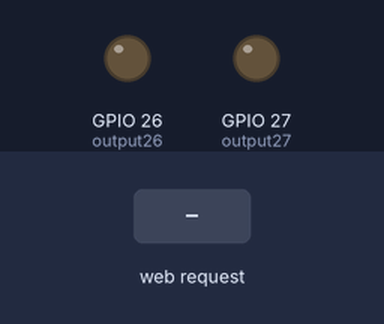
A program run on a simulated ESP32. Shown: output pins drawn as LEDs (lit = HIGH). The test bench sets the inputs (shaded band). Storage starts empty; what the program prints to the serial monitor is not drawn.

Above: at 1.2 s.
1.3 s: HTTP request GET /?26=on received
At 2.1 s:
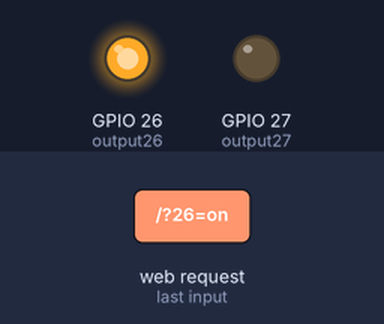
2.8 s: HTTP request GET /?27=on received
At 3.3 s:
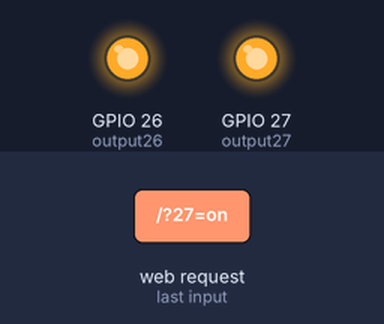
4.3 s: HTTP request GET /?26=off received
At 5.5 s:
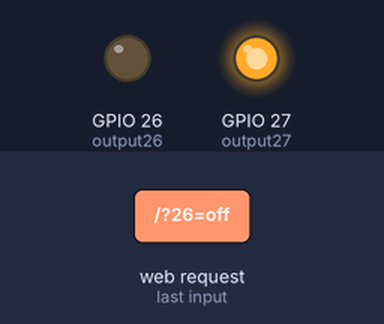
5.8 s: HTTP request GET /?27=off received
At 6.7 s:
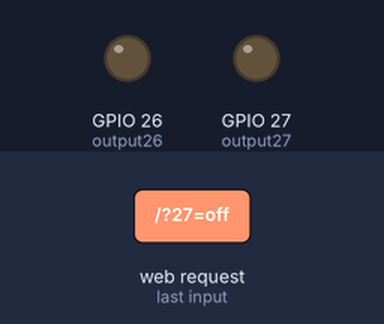
Timing chart, 0 to 8.3 s (numbered marks = the images above; inputs shaded):
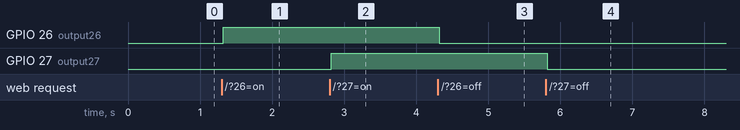

The program:

main.cpp
```cpp
/*********
  Rui Santos
  Complete project details at https://randomnerdtutorials.com
*********/

// Load Wi-Fi library
#include <Arduino.h>
#include <WiFi.h>
#include "ESPAsyncWebServer.h"
#include "SPIFFS.h"

// Replace with your network credentials
const char* ssid     = "ESP32-Access-Point";
const char* password = NULL;

// Set web server port number to 80
AsyncWebServer server(80);

// Variable to store the HTTP request
String header;

// Auxiliar variables to store the current output state
String output26State = "off";
String output27State = "off";

// Assign output variables to GPIO pins
const int output26 = 26;
const int output27 = 27;

void setup() {
  Serial.begin(9600);

  if(!SPIFFS.begin(true)){
    Serial.println("An Error has occurred while mounting SPIFFS");
    return;
  }

  // Initialize the output variables as outputs
  pinMode(output26, OUTPUT);
  pinMode(output27, OUTPUT);
  // Set outputs to LOW
  digitalWrite(output26, LOW);
  digitalWrite(output27, LOW);

  // Connect to Wi-Fi network with SSID and password
  Serial.print("Setting AP (Access Point)…");
  // Remove the password parameter, if you want the AP (Access Point) to be open
  WiFi.softAP(ssid, password);

  IPAddress IP = WiFi.softAPIP();
  Serial.print("AP IP address: ");
  Serial.println(IP);

  server.on("/", HTTP_GET, [](AsyncWebServerRequest *request){
    AsyncResponseStream *response = request->beginResponseStream("text/html");

    if (request->hasParam("26")) {
      AsyncWebParameter *p = request->getParam("26");
      if (p->value() == "on") {
        digitalWrite(26, HIGH);
        output26State = "on";
      }
      if (p->value() == "off") {
        digitalWrite(26, LOW);
        output26State = "off";
      }
    }

    if (request->hasParam("27")) {
      AsyncWebParameter *p = request->getParam("27");
      if (p->value() == "on") {
        digitalWrite(27, HIGH);
        output27State = "on";
      }
      if (p->value() == "off") {
        digitalWrite(27, LOW);
        output27State = "off";
      }
    }

    response->println("<!DOCTYPE html><html>");
    response->println("<head><meta name=\"viewport\" content=\"width=device-width, initial-scale=1\">");
    response->println("<link rel=\"icon\" href=\"data:,\">");
    // CSS to style the on/off buttons
    // Feel free to change the background-color and font-size attributes to fit your preferences
    response->println("<style>html { font-family: Helvetica; display: inline-block; margin: 0px auto; text-align: center;}");
    response->println(".button { background-color: #4CAF50; border: none; color: white; padding: 16px 40px;");
    response->println("text-decoration: none; font-size: 30px; margin: 2px; cursor: pointer;}");
    response->println(".button2 {background-color: #555555;}</style></head>");

    // Web Page Heading
    response->println("<body><h1>ESP32 Web Server</h1>");
    response->println("<p>RED 26 - State " + output26State + "</p>");
    // If the output26State is off, it displays the ON button
    if (output26State=="off") {
      response->println("<p><a href=\"/?26=on\"><button class=\"button button2\">ON</button></a></p>");
    } else {
      response->println("<p><a href=\"/?26=off\"><button class=\"button\">OFF</button></a></p>");
    }
    response->println("<p>RED 27 - State " + output27State + "</p>");
    if (output27State=="off") {
      response->println("<p><a href=\"/?27=on\"><button class=\"button button2\">ON</button></a></p>");
    } else {
      response->println("<p><a href=\"/?27=off\"><button class=\"button\">OFF</button></a></p>");
    }
    response->println("</body></html>");
    request->send(response);
  });

  server.on("/chat", HTTP_GET, [](AsyncWebServerRequest *request){
    if (request->hasParam("text")) {
      Serial.print(request->client()->remoteIP());
      Serial.print("\t");
      AsyncWebParameter *p = request->getParam("text");
      Serial.println(p->value());
    }
    request->send(SPIFFS, "/chat.html", String(), false);
  });

  server.begin();
}

void loop(){
}
```

Measured:
- after the input at 1.3 s, GPIO 26 (output26): LOW → HIGH at once
- after the input at 2.8 s, GPIO 27 (output27): LOW → HIGH at once
- after the input at 4.3 s, GPIO 26 (output26): HIGH → LOW at once
- after the input at 5.8 s, GPIO 27 (output27): HIGH → LOW at once
